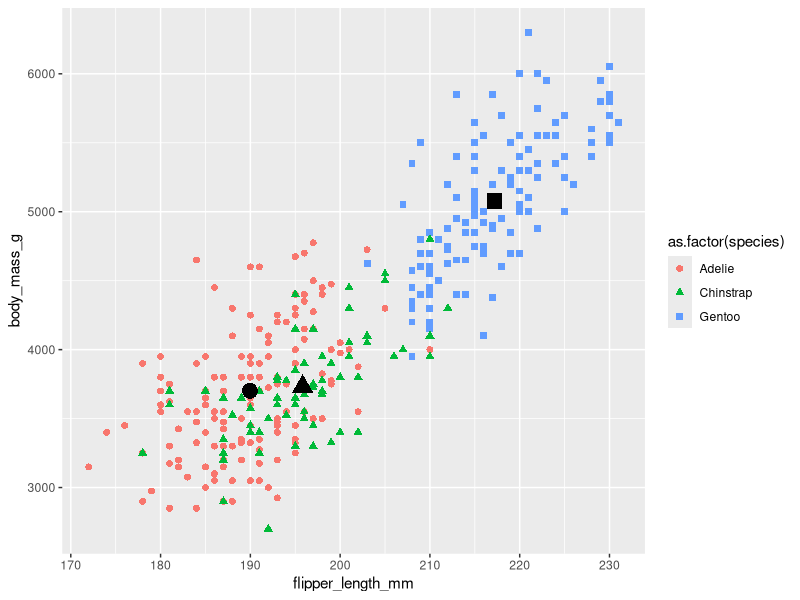

Here is the R script that generated this plot:
## ---- chunk 1
#| warning: false
library(palmerpenguins)
library(tidyverse)
library(ggplot2)

penguins <- palmerpenguins::penguins
## ---- chunk 2
penguins
penguins$any_missing_values <- apply(X = penguins, MARGIN = 1, FUN = anyNA)
penguins
## ---- chunk 3
mean_by_species <- aggregate(cbind(bill_length_mm, flipper_length_mm) ~ species,
                             data = penguins,
                             FUN = function(x) mean(x, na.rm = TRUE))
mean_by_species
## ---- chunk 4
species_mean <- function(df, var){
  stopifnot(class(df[[var]]) %in% c("numeric", "integer"))
  by_spec <- aggregate(df[[var]],
                       by = list(species = df$species),
                       FUN = function(x) mean(x, na.rm = TRUE))
  by_spec
}
spec_mean <- species_mean(penguins, "bill_length_mm")
spec_mean
## ---- chunk 5
flipper_means <- aggregate(cbind(flipper_length_mm, body_mass_g) ~ species,
                             data = penguins,
                             FUN = function(x) mean(x, na.rm = TRUE))
flipper_means

ggplot(penguins, aes(x = flipper_length_mm,
                     y = body_mass_g,
                     color = as.factor(species),
                     shape = as.factor(species))) +
  geom_point(size = 2) +
  geom_point(flipper_means, mapping = aes(x = flipper_length_mm,  y = body_mass_g),
             color = "black",
             size = 5,
             show.legend = FALSE)
